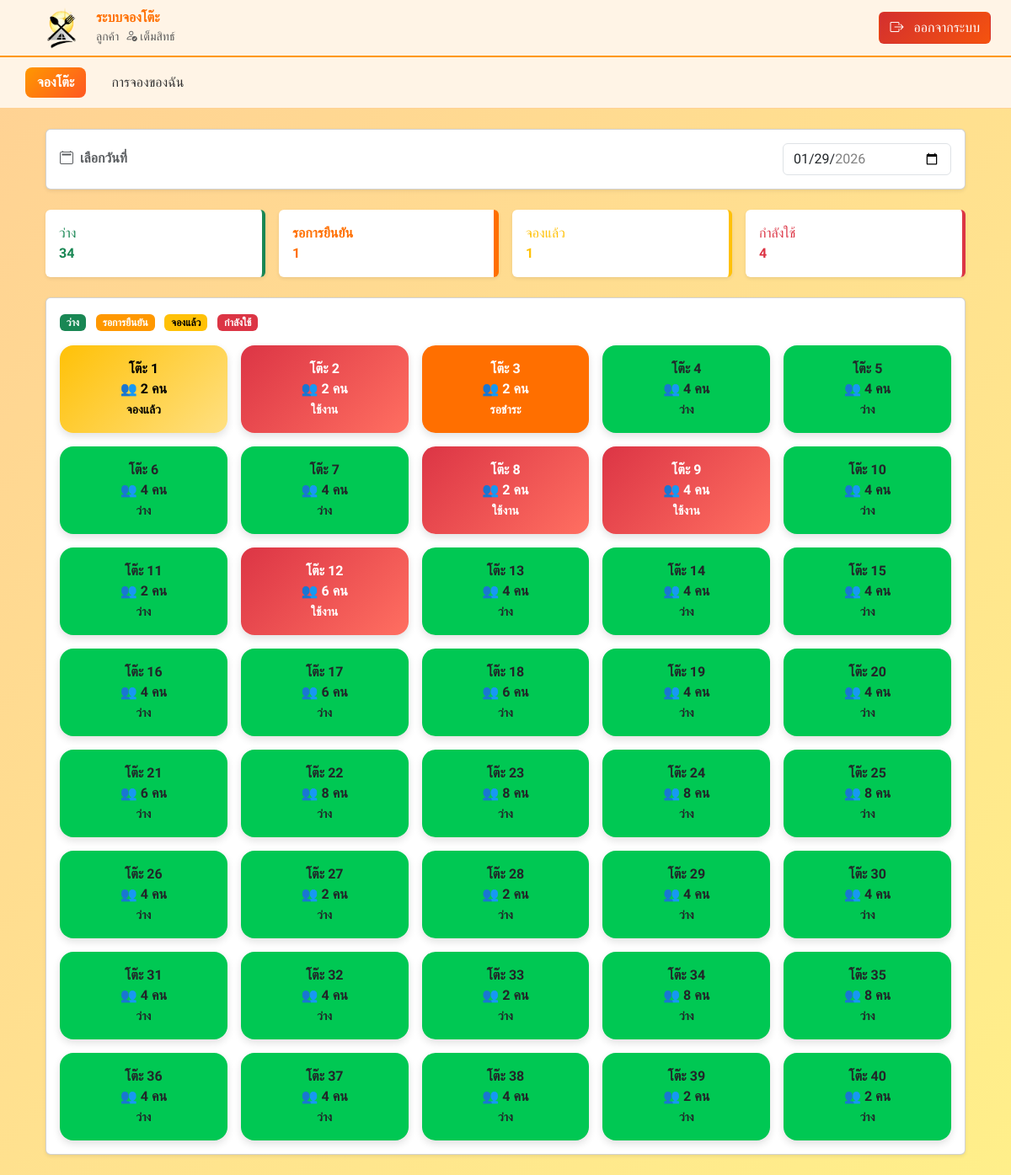
/customer/customer.php?link=table (signed in), run on the app's committed database.
### tables this page shows
CREATE TABLE `tables` (
  `id_show` int(11) NOT NULL,
  `table_number` varchar(10) NOT NULL,
  `seat` int(11) NOT NULL,
  `status` enum('available','reserved','using') DEFAULT 'available'
);

### customer/tables_ct.php (the view, shortened to what this page needs)
<?php
require_once __DIR__."/../config/db.php";
$selected_date = $_GET['reservation_date'] ?? date('Y-m-d');
$today = date('Y-m-d');
$maxDate = date('Y-m-d', strtotime('+7 days'));
$total = $conn->query("SELECT COUNT(*) c FROM tables")->fetch_assoc()['c'];
$using = $conn->query("
SELECT COUNT(DISTINCT table_id) c FROM reservations
WHERE reservation_date='$selected_date' AND status='using'
")->fetch_assoc()['c'];
$pending = $conn->query("
SELECT COUNT(DISTINCT table_id) c FROM reservations
WHERE reservation_date='$selected_date'
AND status IN('pending_payment','waiting_confirm')
")->fetch_assoc()['c'];
$confirmed = $conn->query("
SELECT COUNT(DISTINCT table_id) c FROM reservations
WHERE reservation_date='$selected_date' AND status='confirmed'
")->fetch_assoc()['c'];
$available = $total - ($using+$pending+$confirmed);
$stmt=$conn->prepare("
SELECT t.*,
(
 SELECT r.status FROM reservations r
 WHERE r.table_id=t.id_show
 AND r.reservation_date=?
 ORDER BY r.id_booking DESC LIMIT 1
) booking_status
FROM tables t
ORDER BY CAST(t.table_number AS UNSIGNED)
");
$stmt->bind_param("s",$selected_date);
$stmt->execute();
$tables=$stmt->get_result();
?>
<!doctype html>
<html lang="th">
<head>
<link rel="stylesheet" href="../bootstrap/css/bootstrap.min.css">
</head>
<body class="bg-light">
<div class="container my-4">
<div class="card mb-4 shadow-sm">
<div class="card-body">
<form method="get" class="d-flex justify-content-between align-items-end">
<form>
  <label class="form-label fw-bold text-muted"><i class="bi bi-calendar2 me-2"></i>เลือกวันที่</label>
  <input type="date"
         name="reservation_date"
         value="<?= $selected_date ?>"
         min="<?= $today ?>"
         max="<?= $maxDate ?>"
         class="form-control" style="width:200px"
         onchange="this.form.submit()">
</form>
</div>
</div>
<div class="row g-3 mb-4">
  <div class="col-md-3">
    <div class="p-3 bg-white rounded shadow-sm text-success border-end border-4 border-success">
      ว่าง<br>
      <b><?= $available ?></b>
    </div>
  </div>
  <div class="col-md-3">
   <div class="p-3 bg-white rounded shadow-sm text-orange border-right border-4">
      รอการยืนยัน<br>
      <b><?= $pending ?></b>
    </div>
  </div>
  <div class="col-md-3">
    <div class="p-3 bg-white rounded shadow-sm text-warning border-end border-4 border-warning">
      จองแล้ว<br>
      <b><?= $confirmed ?></b>
    </div>
  </div>
  <div class="col-md-3">
    <div class="p-3 bg-white rounded shadow-sm text-danger border-end border-4 border-danger">
      กำลังใช้<br>
      <b><?= $using ?></b>
    </div>
  </div>
</div>
<div class="card shadow-sm">
<div class="card-body">
<div class="mb-3">
  <span class="badge bg-success">ว่าง</span>
  <span class="badge ms-2"
        style="background:#ff9800;color:#fff;">
    รอการยืนยัน
  </span>
  <span class="badge ms-2"
        style="background:#ffc107;color:#000;">
    จองแล้ว
  </span>
  <span class="badge bg-danger ms-2">
    กำลังใช้
  </span>
</div>
<div class="table-grid">
<?php while($t=$tables->fetch_assoc()):
$s=$t['booking_status'];
if(!$s){$c='available';$l='ว่าง';}
elseif(in_array($s,['pending_payment','waiting_confirm'])){$c='pending';$l='รอชำระ';}
elseif($s==='confirmed'){$c='confirmed';$l='จองแล้ว';}
else{$c='using';$l='ใช้งาน';}
?>
<div class="box <?= $c ?>"
<?= $c==='available'?"onclick=\"openModal({$t['id_show']})\"":"" ?>>
โต๊ะ <?= $t['table_number'] ?><br>👥
<?= $t['seat'] ?> คน<br>
<small><?= $l ?></small>
</div>
<?php endwhile;?>
</div>
</div>
</body>
</html>

### customer/asset.css (style rules this page uses)
* { font-family: 'Sarabun', sans-serif !important; }
body { background: linear-gradient(135deg, #ffd194, #ffef8a); font-family: 'Sarabun', sans-serif; }
.text-orange { color: #ff6f00; }
.available { background: #00c853; }
.using { background: #f44336; }

### customer/customer.php (style rules this page uses)
* { font-family: 'Sarabun', sans-serif !important; }

### customer/tables_ct.php (style rules this page uses)
.table-grid { display:grid; grid-template-columns:repeat(5,1fr); gap:16px; }
.box { padding:16px; border-radius:16px; text-align:center; font-weight:600; box-shadow:0 4px 10px rgba(0,0,0,.12); transition:transform .2s, box-shadow .2s; }
.border-right { border-right:6px solid #ff8121 !important; }
.text-orange { color:#ff6f00 !important; font-weight:700; }
.border-right { border-right:6px solid #ff6f00 !important; }
.pending { background:#ff6f00; color:#fff; }
.confirmed { background:linear-gradient(135deg,#ffc107,#ffe082); color:#000; }
.using { background:linear-gradient(135deg,#dc3545,#ff6f61); color:#fff; }

### data on the page
tables: table_number "1", seat "2", l "จองแล้ว"
tables: table_number "2", seat "2", l "ใช้งาน"
tables: table_number "3", seat "2", l "รอชำระ"
tables: table_number "4", seat "4", l "ว่าง"
tables: table_number "5", seat "4", l "ว่าง"
tables: table_number "6", seat "4", l "ว่าง"
tables: table_number "7", seat "4", l "ว่าง"
tables: table_number "8", seat "2", l "ใช้งาน"
tables: table_number "9", seat "4", l "ใช้งาน"
tables: table_number "10", seat "4", l "ว่าง"
tables: table_number "11", seat "2", l "ว่าง"
tables: table_number "12", seat "6", l "ใช้งาน"
tables: table_number "13", seat "4", l "ว่าง"
tables: table_number "14", seat "4", l "ว่าง"
tables: table_number "15", seat "4", l "ว่าง"
tables: table_number "16", seat "4", l "ว่าง"
tables: table_number "17", seat "6", l "ว่าง"
tables: table_number "18", seat "6", l "ว่าง"
tables: table_number "19", seat "4", l "ว่าง"
tables: table_number "20", seat "4", l "ว่าง"
tables: table_number "21", seat "6", l "ว่าง"
tables: table_number "22", seat "8", l "ว่าง"
tables: table_number "23", seat "8", l "ว่าง"
tables: table_number "24", seat "8", l "ว่าง"
tables: table_number "25", seat "8", l "ว่าง"
tables: table_number "26", seat "4", l "ว่าง"
tables: table_number "27", seat "2", l "ว่าง"
tables: table_number "28", seat "2", l "ว่าง"
tables: table_number "29", seat "4", l "ว่าง"
tables: table_number "30", seat "4", l "ว่าง"
tables: table_number "31", seat "4", l "ว่าง"
tables: table_number "32", seat "4", l "ว่าง"
tables: table_number "33", seat "2", l "ว่าง"
tables: table_number "34", seat "8", l "ว่าง"
tables: table_number "35", seat "8", l "ว่าง"
tables: table_number "36", seat "4", l "ว่าง"
tables: table_number "37", seat "4", l "ว่าง"
tables: table_number "38", seat "4", l "ว่าง"
tables: table_number "39", seat "2", l "ว่าง"
tables: table_number "40", seat "2", l "ว่าง"

### other printed values
$available "34"
$pending "1"
$confirmed "1"
$using "4"
